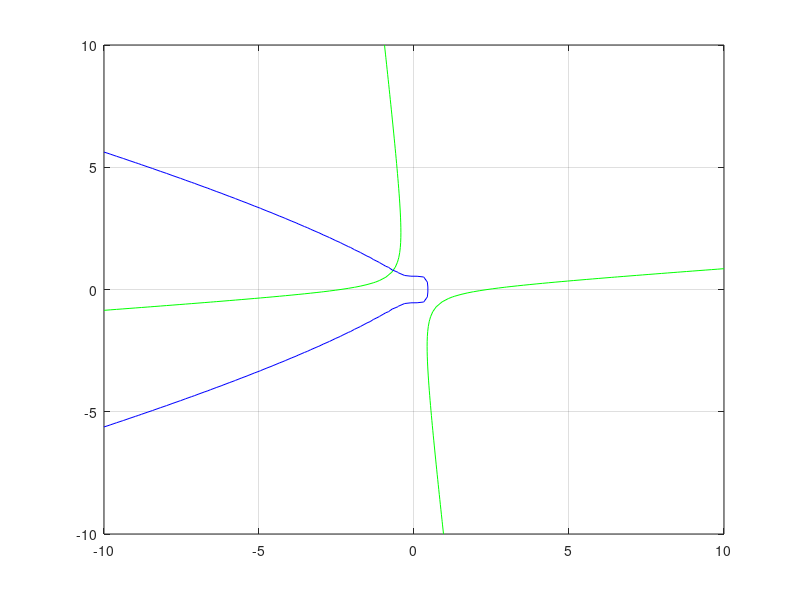

The MATLAB source for this figure: (Note: this script raises an error after producing the figure.)
%https://i.imgur.com/jiGy1iL.png
%https://i.imgur.com/iskrrYZ.png
%% Del 1
%% Del 2
format long
clc

f1=@(x1,x2)x1.^2-11.*x1.*x2-x2.^2-5.6;
f2=@(x1,x2)x2.^4+x1.^3-0.1;

x1=linspace(-10,10,100);
x2=linspace(-10,10,100);  

[X1,X2]=meshgrid(x1,x2);

Z1=f1(X1,X2); Z2=f2(X1,X2);

contour(x1,x2,Z1,[0 0],'g')
hold on
contour(x1,x2,Z2,[0 0],'b')
grid on

xline(3)
xline(-3)
yline(3)
yline(-3)
%% Del 3
f=@(x)[x(1).^2-11.*x(1).*x(2)-x(2).^2-5.6; x(2).^4+x(1).^3-0.1];

x0=[-0.5; 0.9];

fsolve(f,x0)

%% Del 4
format long
clc

f1=@(x1,x2)x1.^2-11.*x1.*x2-x2.^2-5.6;
f2=@(x1,x2)x2.^4+x1.^3-0.1;

f=@(x)[x(1).^2-11.*x(1).*x(2)-x(2).^2-5.6; x(2).^4+x(1).^3-0.1];

Df=@(x)[2*x(1)-11*x(2) -11*x(1)-2*x(2)
        3*x(1).^2 4*x(2).^3];
    
x1=linspace(-10,10,100);
x2=linspace(-10,10,100);  

[X1,X2]=meshgrid(x1,x2);

Z1=f1(X1,X2); Z2=f2(X1,X2);

contour(x1,x2,Z1,[0 0],'g')
hold on
contour(x1,x2,Z2,[0 0],'b')
grid on

xline(3);
xline(-3);
yline(3);
yline(-3);

x=[-0.5; 0.67];
kmax=100; tol=0.5e-80;
for k=1:kmax
    h=-Df(x)\f(x);
    x=x+h;
    disp([x' norm(h)])
if norm(h)<tol, break, end
end

plot(x(1),x(2),'ro');

%% Del 5
%% Del 6
%% Del 7
%% Del 8